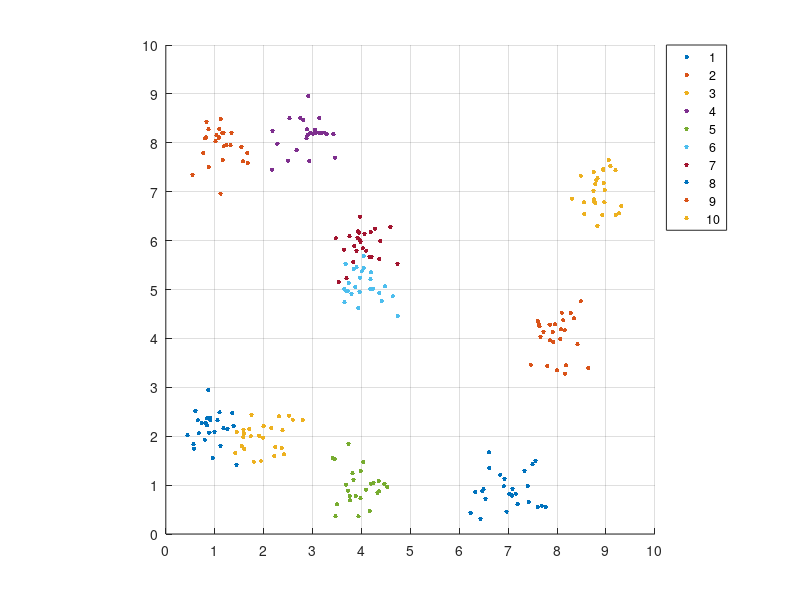

Source code (MATLAB):
Centroids=[1 2;1 8;2 2;3 8;4 1;4 5;4 6;7 1;8 4;9 7];
szCent=size(Centroids);
NumPointsPerClust=25;
AllPoints=nan(szCent(1)*NumPointsPerClust,szCent(2));
RealClusterIDs=nan(szCent(1)*NumPointsPerClust,1);
NoiseSpread=0.333;
for i=1:szCent
    tPoints=(randn(NumPointsPerClust,2).*NoiseSpread)+Centroids(i,:);
    %Squash points into the graph by making 0 and 10 the minimum and maximum respectively
    idx=tPoints<0;
    tPoints(idx)=0;
    idx=tPoints>10;
    tPoints(idx)=10;
    %Give a true cluster Id
    cID=ones(NumPointsPerClust,1)*i;
    %Allocate to group
    St=((i-1)*NumPointsPerClust)+1;
    Ed=St+NumPointsPerClust-1;
    AllPoints(St:Ed,:)=tPoints;
    RealClusterIDs(St:Ed,1)=cID;
    clear tPoints    
end
%% Plots with point colour
%Raw Values
nP=size(AllPoints,1);
Cmap=colormap(lines(szCent(1)));
figure('Name','Clusters by real grouping')
gscatter(AllPoints(:,1),AllPoints(:,2),RealClusterIDs,Cmap,'.',10)
grid on 
axis equal
xlim([0 10])
ylim([0 10])
xticks(0:10)
yticks(0:10)
legend('Location','northeastoutside')